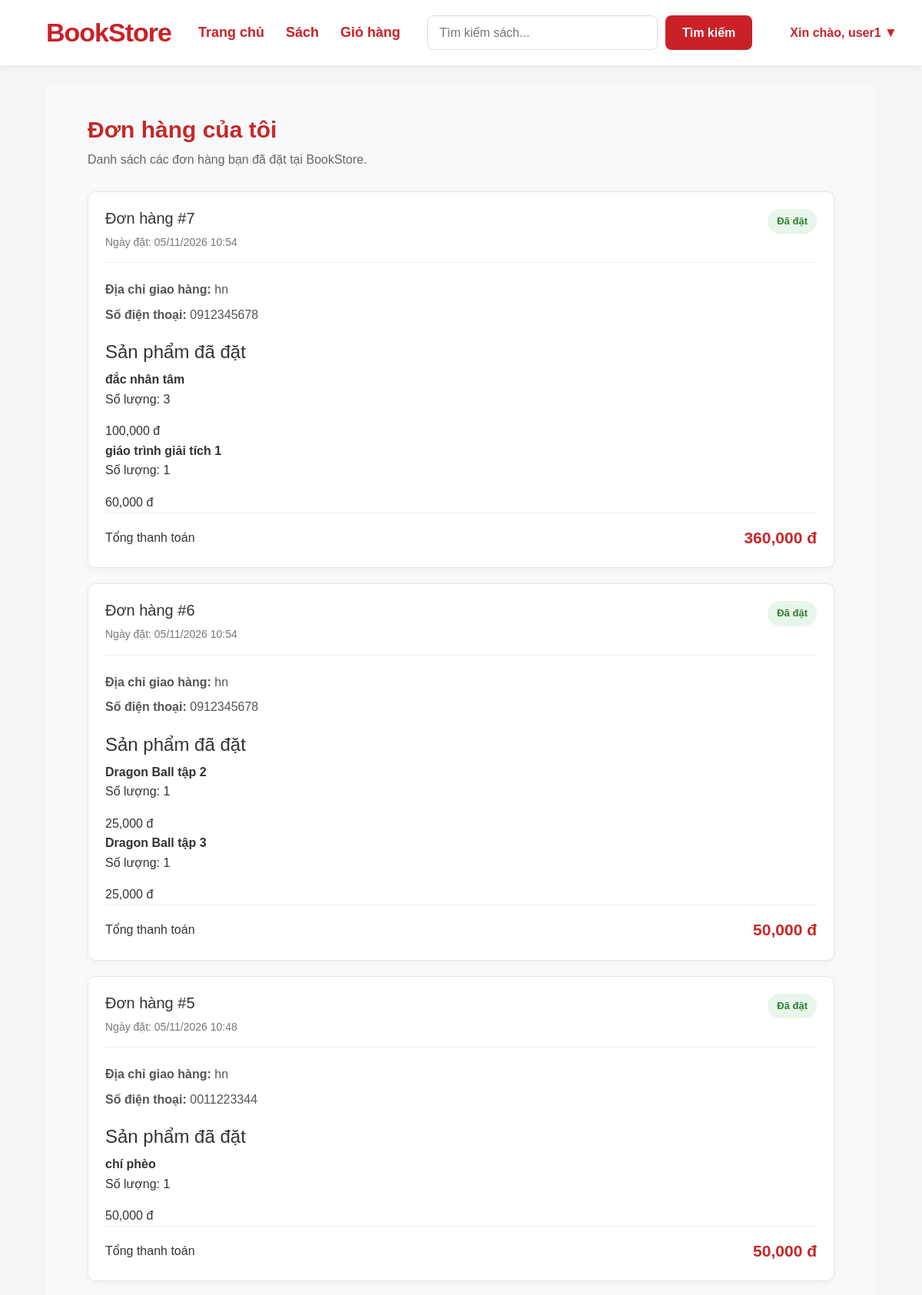
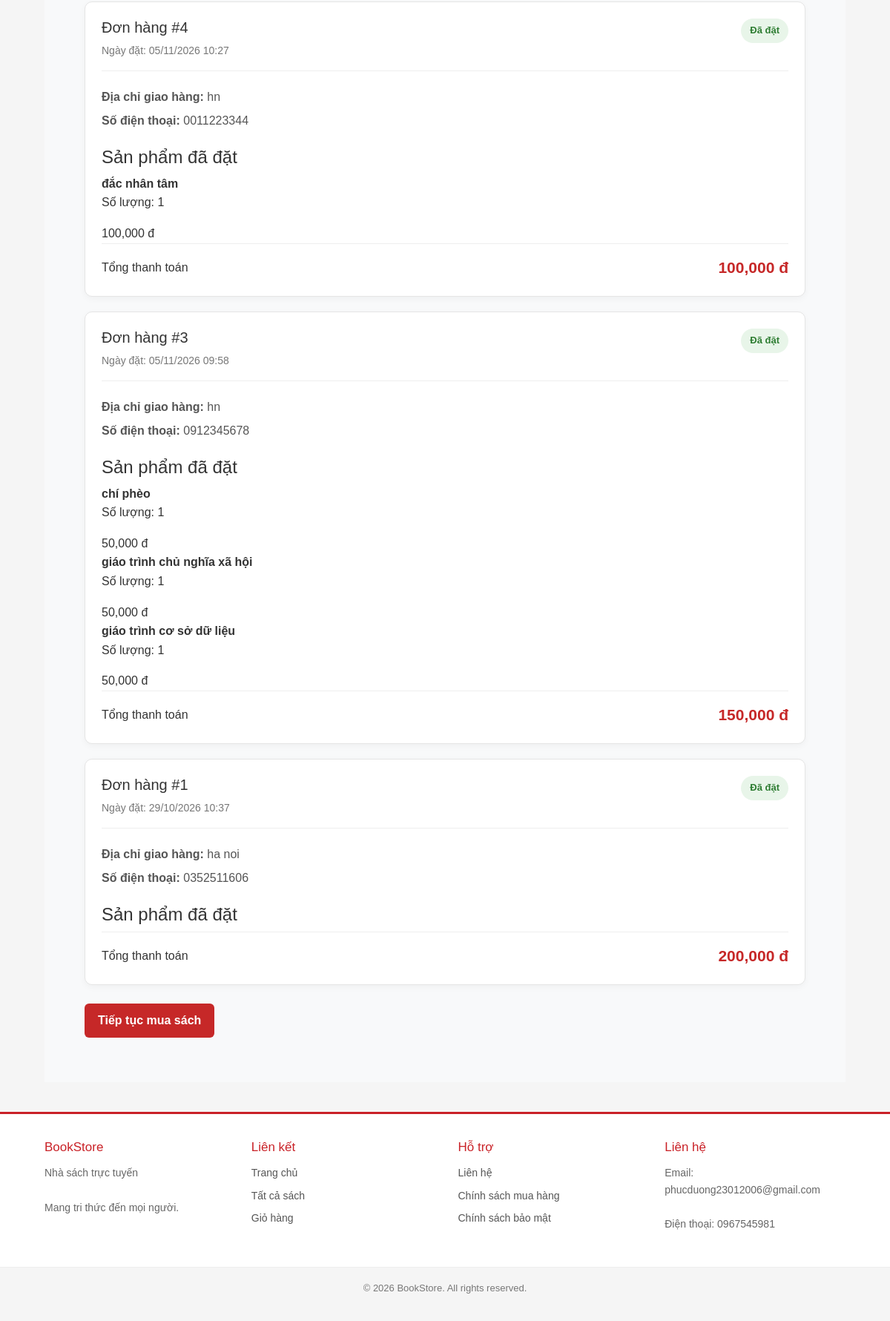
Screenshot of /orders (signed in) with the database file from the repository (2 pictures, top to bottom).
### app/models.py (models this page shows)
class Order(db.Model):
    id = db.Column(db.Integer, primary_key=True)
    user_id = db.Column(db.Integer, db.ForeignKey('user.id'), nullable=False)
    total_price = db.Column(db.Float, nullable=False)
    status = db.Column(db.String(50), default='Đã đặt')
    created_at = db.Column(db.DateTime, default=get_vn_time)
    items = db.relationship('OrderItem', backref='order', lazy=True)
    user = db.relationship('User', backref='orders')
    address = db.Column(db.String(255), nullable=False)
    contact = db.Column(db.String(15), nullable=False)

class OrderItem(db.Model):
    id = db.Column(db.Integer, primary_key=True)
    order_id = db.Column(db.Integer, db.ForeignKey('order.id'), nullable=False)
    book_id = db.Column(db.Integer, db.ForeignKey('book.id'), nullable=False)
    quantity = db.Column(db.Integer, nullable=False, default=1)
    price = db.Column(db.Float, nullable=False)  # Lưu giá sách tại thời điểm đặt
    book = db.relationship('Book')

class Book(db.Model):
    id = db.Column(db.Integer, primary_key=True)
    title = db.Column(db.String(150), nullable=False)
    author = db.Column(db.String(100), nullable=False)
    price = db.Column(db.Float, nullable=False)
    description = db.Column(db.Text)
    image_url = db.Column(db.String(255))
    stock = db.Column(db.Integer, default=0)

### app/routes.py (the view)
@app.route('/orders')
def view_orders():
    if 'user_id' not in session:
        flash('Vui lòng đăng nhập để xem lịch sử đơn hàng!', 'warning')
        return redirect(url_for('login'))
    user_id = session['user_id']
    orders = Order.query.filter_by(user_id=user_id).order_by(Order.id.desc()).all()
    return render_template('orders.html', orders=orders)

### app/templates/orders.html (shortened to what this page needs)
{% extends "base.html" %}
{% block content %}
<section class="orders-section">
    <div class="section-container">
        <div class="orders-header">
            <h1>Đơn hàng của tôi</h1>
            <p>Danh sách các đơn hàng bạn đã đặt tại BookStore.</p>
        </div>
        {% if orders %}
            {% for order in orders %}
            <div class="order-card">
                <div class="order-card-header">
                    <div>
                        <h3>Đơn hàng #{{ order.id }}</h3>
                        <p>
                            Ngày đặt:
                            {% if order.created_at %}
                                {{ order.created_at.strftime('%d/%m/%Y %H:%M') }}
                            {% else %}
                                Chưa có thông tin
                            {% endif %}
                        </p>
                    </div>
                    <span class="order-status">
                        {{ order.status }}
                    </span>
                </div>
                <div class="order-information">
                    <p>
                        <strong>Địa chỉ giao hàng:</strong>
                        {{ order.address or 'Chưa có thông tin' }}
                    </p>
                    <p>
                        <strong>Số điện thoại:</strong>
                        {{ order.contact or 'Chưa có thông tin' }}
                    </p>
                </div>
<div class="order-items">
    <h4>Sản phẩm đã đặt</h4>
    {% for item in order.items %}
    <div class="order-item">
        <div class="order-item-info">
            <strong>{{ item.book.title }}</strong>
            <p>
                Số lượng: {{ item.quantity }}
            </p>
        </div>
        <div class="order-item-price">
            {{ "{:,.0f}".format(item.price) }} đ
        </div>
    </div>
    {% endfor %}
</div>
                <div class="order-total">
                    <span>Tổng thanh toán</span>
                    <strong>{{ "{:,.0f}".format(order.total_price) }} đ</strong>
                </div>
            </div>
            {% endfor %}
        {% endif %}
        <div class="orders-footer">
            <a href="{{ url_for('get_all_books') }}" class="btn-orders">
                Tiếp tục mua sách
            </a>
        </div>
    </div>
</section>
{% endblock %}

### app/static/css/style.css (style rules this page uses)
*, *::before, *::after { box-sizing: border-box; }
html { font-family: "Segoe UI", Arial, sans-serif; -webkit-text-size-adjust: 100%; text-size-adjust: 100%; }
body { margin: 0; padding: 0; font-family: "Segoe UI", Arial, sans-serif; font-size: 16px; font-weight: 400; line-height: 1.6; color: #333; background-color: #f5f5f5; }
h1, h2, h3, h4, h5, h6, p, span, a, label, button, input, textarea, select, option, strong, small, li, td, th { font-family: inherit; }
a { color: inherit; text-decoration: none; }
h1, h2, h3, h4, h5, h6, p { overflow-wrap: break-word; }
body { font-family: Arial, Helvetica, sans-serif; color: #333; background-color: #f5f5f5; line-height: 1.6; }
.section-container { width: 90%; max-width: 1350px; margin: 0 auto; font-family: Arial, "Segoe UI", sans-serif; font-size: 16px; line-height: 1.6; color: #333; }
.orders-section { min-height: 60vh; padding: 40px 0 60px; background: #f8f9fa; }
.orders-section .section-container { max-width: 1000px; }
.orders-header { margin-bottom: 28px; }
.orders-header h1 { margin-bottom: 8px; color: #c62828; font-size: 30px; font-weight: 700; }
.orders-header p { margin: 0; color: #666; }
.order-card { margin-bottom: 20px; padding: 22px; border: 1px solid #e5e5e5; border-radius: 10px; background: #fff; box-shadow: 0 3px 10px rgba(0, 0, 0, 0.04); }
.order-card-header { display: flex; align-items: flex-start; justify-content: space-between; gap: 15px; padding-bottom: 15px; border-bottom: 1px solid #eee; }
.order-card-header h3 { margin-bottom: 8px; color: #333; font-size: 20px; }
.order-card-header p { margin: 0; color: #777; font-size: 14px; }
.order-status { padding: 6px 12px; border-radius: 20px; background: #e8f5e9; color: #2e7d32; font-size: 13px; font-weight: 600; white-space: nowrap; }
.order-information { padding: 15px 0; }
.order-information p { margin: 7px 0; color: #555; overflow-wrap: anywhere; }
.order-total { display: flex; align-items: center; justify-content: space-between; gap: 12px; padding-top: 15px; border-top: 1px solid #eee; }
.order-total strong { color: #c62828; font-size: 21px; }
.btn-orders { display: inline-block; padding: 10px 18px; border: none; border-radius: 6px; background: #c62828; color: #fff; font-weight: 600; cursor: pointer; }
.orders-footer { margin-top: 25px; }

### rows the page displays
Order: id "7", created_at "05/11/2026 10:54", status "Đã đặt", address "hn", contact "0912345678", total_price "360,000"
OrderItem: book "đắc nhân tâm", quantity "3", price "100,000"
OrderItem: book "giáo trình giải tích 1", quantity "1", price "60,000"
Order: id "6", created_at "05/11/2026 10:54", status "Đã đặt", address "hn", contact "0912345678", total_price "50,000"
OrderItem: book "Dragon Ball tập 2", quantity "1", price "25,000"
OrderItem: book "Dragon Ball tập 3", quantity "1", price "25,000"
Order: id "5", created_at "05/11/2026 10:48", status "Đã đặt", address "hn", contact "0011223344", total_price "50,000"
OrderItem: book "chí phèo", quantity "1", price "50,000"
Order: id "4", created_at "05/11/2026 10:27", status "Đã đặt", address "hn", contact "0011223344", total_price "100,000"
OrderItem: book "đắc nhân tâm", quantity "1", price "100,000"
Order: id "3", created_at "05/11/2026 09:58", status "Đã đặt", address "hn", contact "0912345678", total_price "150,000"
OrderItem: book "chí phèo", quantity "1", price "50,000"
OrderItem: book "giáo trình chủ nghĩa xã hội", quantity "1", price "50,000"
OrderItem: book "giáo trình cơ sở dữ liệu", quantity "1", price "50,000"
Order: id "1", created_at "29/10/2026 10:37", status "Đã đặt", address "ha noi", contact "0352511606", total_price "200,000"

### other values shown
{{ session.get('username', 'Tài khoản') }} "user1"
